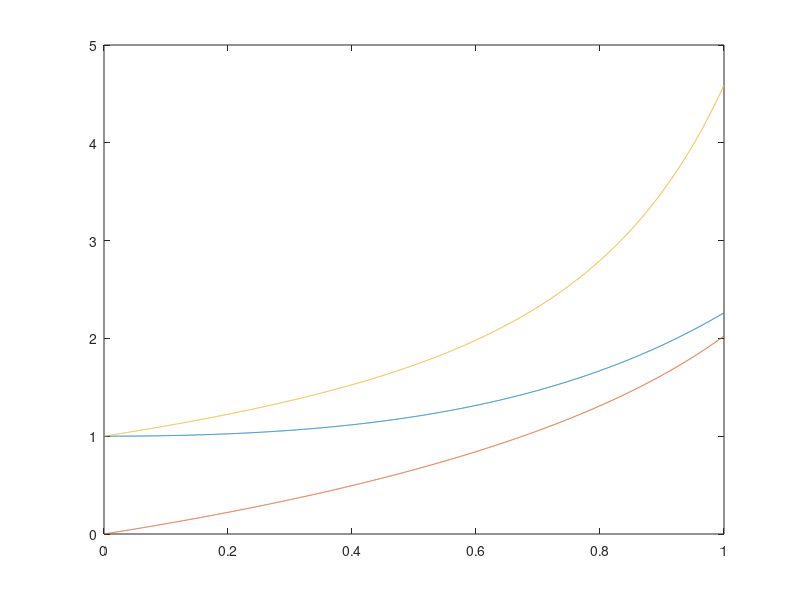
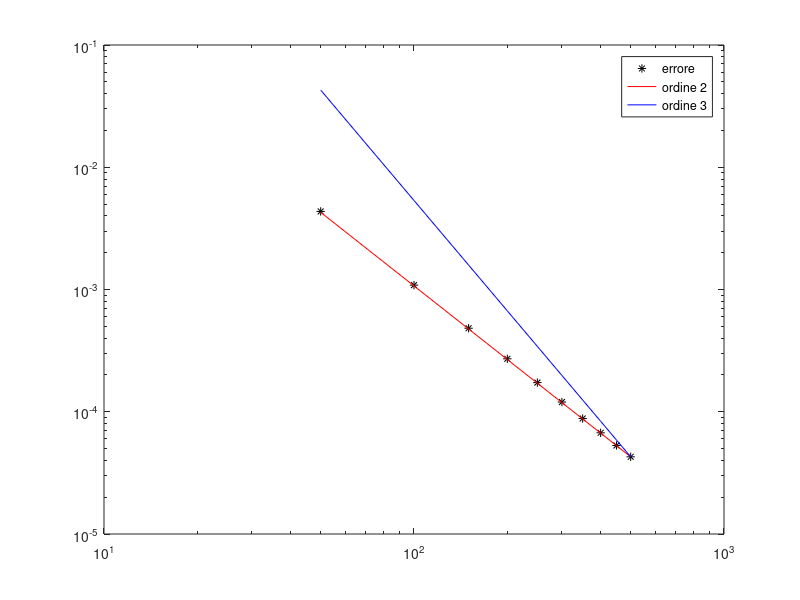

Write the MATLAB code that produced these figures, in order.
clear all; close all

%% Risoluzione problema differenziale numero 75, con metodo dei trapezi

tstar=1;
tsrif=4000;
ts=tsrif;
k=tstar/ts;

y0=[1,0,1]';
theta=0.5;

y=NaN(length(y0),ts+1);
y(:,1)=y0;

%% definizione funzione
f=@(t,y) [y(1)+y(2)-cos(t);y(3);y(3)+(y(2).^2).*y(1)];
df=@(t,y) [1,1,0;0,0,1;1+y(2).^2,2*y(1).*y(2),0];

F = @(tn,y,yn) y-yn-k/2*(f(tn,yn)+f(tn+k,y));
JF = @(tn,y) eye(length(y0))-k/2*df(tn+k,y);
t=linspace(0,tstar,ts+1);
tol=k^2/100;

for n=1:ts
    
    y(:,n+1)=y(:,n);
    
    delta=-JF(t(n),y(:,n+1))\F(t(n),y(:,n+1),y(:,n));
    
    while(norm(delta,inf)>tol)
        y(:,n+1)=y(:,n+1)+delta;
        delta=-JF(t(n),y(:,n+1))\F(t(n),y(:,n+1),y(:,n));
    end
    y(:,n+1)=y(:,n+1)+delta;
    
end
yrif=y;
 
 plot(t,y)
 counter=0;
 
 tsrange=[50:50:500];
 for ts=tsrange
     counter=counter+1;
     k=tstar/ts;
     y=NaN(length(y0),ts+1);
     y(:,1)=y0;
     tol=k^2/100;
     t=linspace(0,tstar,ts+1);
     
     F = @(tn,y,yn) y-yn-k/2*(f(tn,yn)+f(tn+k,y));
     JF = @(tn,y) eye(length(y0))-k/2*df(tn+k,y); 
     for n=1:ts
         
         y(:,n+1)=y(:,n);
         
         delta=-JF(t(n),y(:,n+1))\F(t(n),y(:,n+1),y(:,n));
         
         while(norm(delta,inf)>tol)
             y(:,n+1)=y(:,n+1)+delta;
             delta=-JF(t(n),y(:,n+1))\F(t(n),y(:,n+1),y(:,n));
         end
         y(:,n+1)=y(:,n+1)+delta;
     end
     
     err(counter)=norm(yrif(:,tsrif+1) - y(:,ts+1),inf);
     
 end
 
 
 figure
 loglog(tsrange,err,'k*',tsrange,err(end)*(tsrange/tsrange(end)).^(-2),'r',...
     tsrange,err(end)*(tsrange/tsrange(end)).^(-3),'b')
 legend('errore','ordine 2','ordine 3')
 
% %%Check
F(0,y(:,2),y0)
